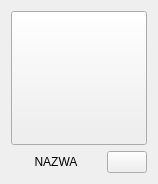
<?xml version="1.0" encoding="UTF-8"?>
<ui version="4.0">
 <class>destinationFolder</class>
 <widget class="QWidget" name="destinationFolder">
  <property name="geometry">
   <rect>
    <x>0</x>
    <y>0</y>
    <width>158</width>
    <height>184</height>
   </rect>
  </property>
  <property name="sizePolicy">
   <sizepolicy hsizetype="Fixed" vsizetype="Fixed">
    <horstretch>0</horstretch>
    <verstretch>0</verstretch>
   </sizepolicy>
  </property>
  <property name="windowTitle">
   <string>Form</string>
  </property>
  <layout class="QVBoxLayout" name="verticalLayout">
   <item>
    <widget class="QPushButton" name="btAdd">
     <property name="sizePolicy">
      <sizepolicy hsizetype="Minimum" vsizetype="Expanding">
       <horstretch>0</horstretch>
       <verstretch>0</verstretch>
      </sizepolicy>
     </property>
     <property name="text">
      <string/>
     </property>
     <property name="icon">
      <iconset theme="folder"/>
     </property>
     <property name="iconSize">
      <size>
       <width>128</width>
       <height>128</height>
      </size>
     </property>
    </widget>
   </item>
   <item>
    <layout class="QHBoxLayout" name="horizontalLayout">
     <item>
      <widget class="QLabel" name="lbName">
       <property name="sizePolicy">
        <sizepolicy hsizetype="Expanding" vsizetype="Preferred">
         <horstretch>0</horstretch>
         <verstretch>0</verstretch>
        </sizepolicy>
       </property>
       <property name="text">
        <string>NAZWA</string>
       </property>
       <property name="alignment">
        <set>Qt::AlignCenter</set>
       </property>
      </widget>
     </item>
     <item>
      <widget class="QPushButton" name="btRemove">
       <property name="sizePolicy">
        <sizepolicy hsizetype="Minimum" vsizetype="Minimum">
         <horstretch>0</horstretch>
         <verstretch>0</verstretch>
        </sizepolicy>
       </property>
       <property name="text">
        <string/>
       </property>
       <property name="icon">
        <iconset theme="edit-delete"/>
       </property>
      </widget>
     </item>
    </layout>
   </item>
  </layout>
 </widget>
 <resources/>
 <connections/>
</ui>
